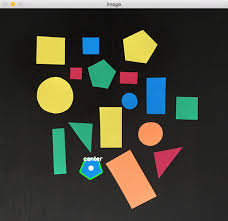
#> input picture other_tasks/ml-dl-computer-vision-journey/5_image_with_deep_learning/img.png, 228 x 221 px
$ python contour_detection.py
#> lines starting #> are read from the running program, lines starting #| are printed output that depends on the picture; after the words box and inside, x2 and y2 are one past the last pixel; in counts of white or black regions, pixels touching at a corner belong together
import cv2

img = cv2.imread('./img.png')
#> img is the input picture: shape (221, 228, 3); mean B, G, R 54.8, 66.5, 65.3

gray = cv2.cvtColor(img, cv2.COLOR_BGR2GRAY)
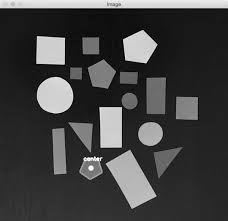
#> gray: shape (221, 228); min 0, max 255, mean 64.9
_, threshold = cv2.threshold(gray, 127, 255, cv2.THRESH_BINARY)
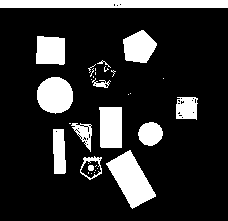
#> threshold: shape (221, 228); 17.6% white; 33 white regions (19 under 20 px)

contours, hierarchy = cv2.findContours(threshold, 1, 2)
#> contours = 76 contours, 62 with area under 20; largest, box (x1, y1, x2, y2) and area: (0, 0, 228, 8) 1589, (106, 150, 156, 209) 1390, (37, 77, 73, 114) 1002, (99, 107, 122, 148) 842, (123, 30, 157, 63) 750

output = img.copy()
cv2.drawContours(output, contours, -1, (0, 255, 0), 2)
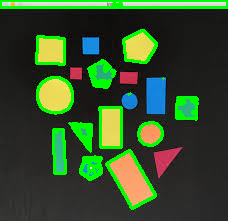
#> output: shape (221, 228, 3); 10.76% of pixels changed, all inside (x1, y1, x2, y2) = (0, 0, 228, 210)

cv2.imshow('threshold', threshold)
cv2.imshow('Contours', output)
cv2.waitKey(0)
cv2.destroyAllWindows()
